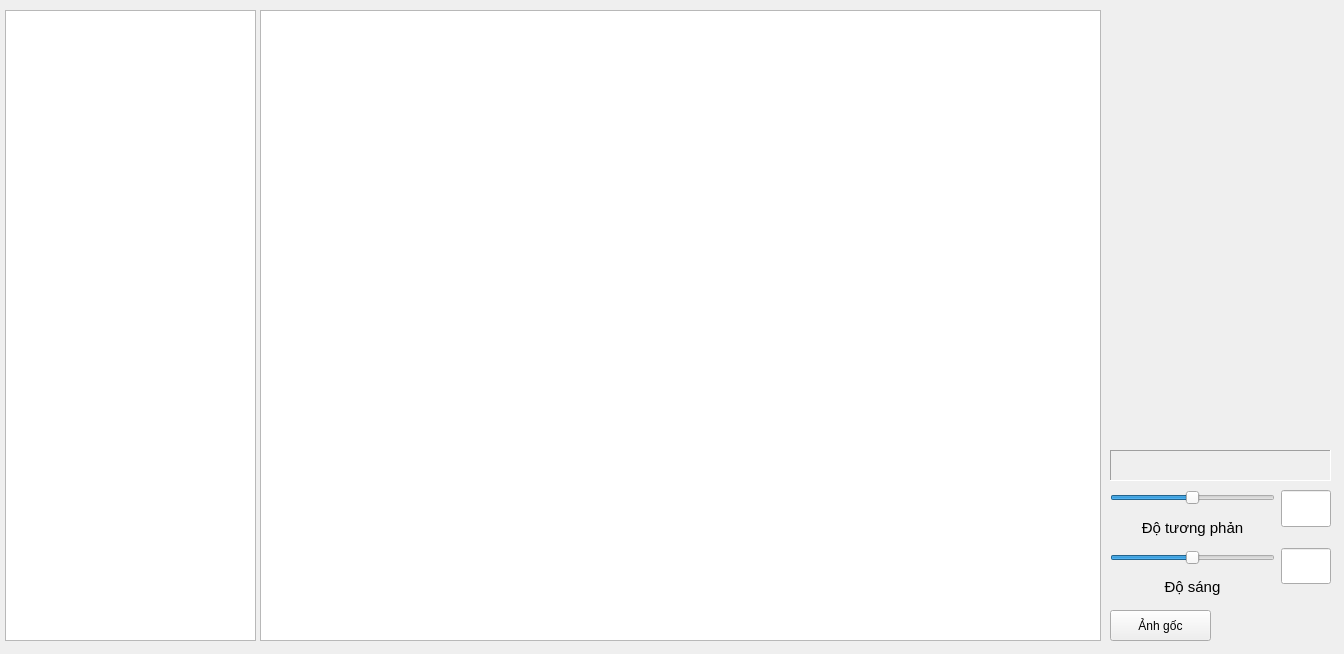
<?xml version="1.0" encoding="UTF-8"?>
<ui version="4.0">
 <class>Dialog</class>
 <widget class="QDialog" name="Dialog">
  <property name="geometry">
   <rect>
    <x>0</x>
    <y>0</y>
    <width>1344</width>
    <height>654</height>
   </rect>
  </property>
  <property name="windowTitle">
   <string>Chẩn đoán hình ảnh</string>
  </property>
  <widget class="QLabel" name="name">
   <property name="geometry">
    <rect>
     <x>1110</x>
     <y>450</y>
     <width>221</width>
     <height>31</height>
    </rect>
   </property>
   <property name="font">
    <font>
     <pointsize>12</pointsize>
     <weight>75</weight>
     <bold>true</bold>
    </font>
   </property>
   <property name="styleSheet">
    <string notr="true"/>
   </property>
   <property name="frameShape">
    <enum>QFrame::Panel</enum>
   </property>
   <property name="frameShadow">
    <enum>QFrame::Sunken</enum>
   </property>
   <property name="text">
    <string/>
   </property>
   <property name="alignment">
    <set>Qt::AlignCenter</set>
   </property>
  </widget>
  <widget class="QPushButton" name="forward">
   <property name="geometry">
    <rect>
     <x>1056</x>
     <y>289</y>
     <width>61</width>
     <height>71</height>
    </rect>
   </property>
   <property name="styleSheet">
    <string notr="true">#forward{
background-color:transparent;
border-image:url(:/img/icons8-forward.png);
background:none;
border:none;
background-repeat:none;
}
#forward:pressed{
border-image:url(:/img/icons8-forward2.png);
}</string>
   </property>
   <property name="text">
    <string/>
   </property>
   <property name="shortcut">
    <string>Right</string>
   </property>
  </widget>
  <widget class="QPushButton" name="backward">
   <property name="geometry">
    <rect>
     <x>244</x>
     <y>291</y>
     <width>61</width>
     <height>71</height>
    </rect>
   </property>
   <property name="styleSheet">
    <string notr="true">#backward{
background-color:transparent;
border-image:url(:/img/icons8-back-50.png);
background:none;
border:none;
background-repeat:none;
}
#backward:pressed{
border-image:url(:/img/icons8-back.png);
}</string>
   </property>
   <property name="text">
    <string/>
   </property>
   <property name="shortcut">
    <string>Left</string>
   </property>
  </widget>
  <widget class="QListWidget" name="listWidget">
   <property name="geometry">
    <rect>
     <x>5</x>
     <y>10</y>
     <width>251</width>
     <height>631</height>
    </rect>
   </property>
   <property name="viewMode">
    <enum>QListView::IconMode</enum>
   </property>
  </widget>
  <widget class="QZoom" name="graphicsView">
   <property name="geometry">
    <rect>
     <x>260</x>
     <y>10</y>
     <width>841</width>
     <height>631</height>
    </rect>
   </property>
   <property name="sizeAdjustPolicy">
    <enum>QAbstractScrollArea::AdjustToContents</enum>
   </property>
  </widget>
  <widget class="QPushButton" name="first_img">
   <property name="geometry">
    <rect>
     <x>1110</x>
     <y>610</y>
     <width>101</width>
     <height>31</height>
    </rect>
   </property>
   <property name="text">
    <string>Ảnh gốc</string>
   </property>
  </widget>
  <widget class="QWidget" name="layoutWidget">
   <property name="geometry">
    <rect>
     <x>1110</x>
     <y>490</y>
     <width>221</width>
     <height>113</height>
    </rect>
   </property>
   <layout class="QHBoxLayout" name="horizontalLayout">
    <item>
     <layout class="QVBoxLayout" name="verticalLayout">
      <item>
       <widget class="QSlider" name="contrast">
        <property name="sizePolicy">
         <sizepolicy hsizetype="Expanding" vsizetype="Fixed">
          <horstretch>0</horstretch>
          <verstretch>0</verstretch>
         </sizepolicy>
        </property>
        <property name="minimum">
         <number>-127</number>
        </property>
        <property name="maximum">
         <number>127</number>
        </property>
        <property name="singleStep">
         <number>1</number>
        </property>
        <property name="pageStep">
         <number>1</number>
        </property>
        <property name="value">
         <number>0</number>
        </property>
        <property name="orientation">
         <enum>Qt::Horizontal</enum>
        </property>
        <property name="tickPosition">
         <enum>QSlider::NoTicks</enum>
        </property>
       </widget>
      </item>
      <item>
       <widget class="QLabel" name="label_2">
        <property name="font">
         <font>
          <pointsize>11</pointsize>
         </font>
        </property>
        <property name="text">
         <string>Độ tương phản</string>
        </property>
        <property name="alignment">
         <set>Qt::AlignCenter</set>
        </property>
       </widget>
      </item>
      <item>
       <widget class="QSlider" name="brightness">
        <property name="minimum">
         <number>-255</number>
        </property>
        <property name="maximum">
         <number>255</number>
        </property>
        <property name="pageStep">
         <number>1</number>
        </property>
        <property name="value">
         <number>0</number>
        </property>
        <property name="sliderPosition">
         <number>0</number>
        </property>
        <property name="orientation">
         <enum>Qt::Horizontal</enum>
        </property>
        <property name="tickPosition">
         <enum>QSlider::NoTicks</enum>
        </property>
        <property name="tickInterval">
         <number>1</number>
        </property>
       </widget>
      </item>
      <item>
       <widget class="QLabel" name="label_3">
        <property name="font">
         <font>
          <pointsize>11</pointsize>
         </font>
        </property>
        <property name="text">
         <string>Độ sáng</string>
        </property>
        <property name="alignment">
         <set>Qt::AlignCenter</set>
        </property>
       </widget>
      </item>
     </layout>
    </item>
    <item>
     <layout class="QVBoxLayout" name="verticalLayout_2" stretch="5,5">
      <property name="spacing">
       <number>21</number>
      </property>
      <property name="bottomMargin">
       <number>19</number>
      </property>
      <item>
       <widget class="QLineEdit" name="ctr_num">
        <property name="sizePolicy">
         <sizepolicy hsizetype="Ignored" vsizetype="Minimum">
          <horstretch>0</horstretch>
          <verstretch>0</verstretch>
         </sizepolicy>
        </property>
        <property name="maximumSize">
         <size>
          <width>50</width>
          <height>16777215</height>
         </size>
        </property>
        <property name="font">
         <font>
          <pointsize>14</pointsize>
         </font>
        </property>
        <property name="readOnly">
         <bool>true</bool>
        </property>
       </widget>
      </item>
      <item>
       <widget class="QLineEdit" name="brn_num">
        <property name="sizePolicy">
         <sizepolicy hsizetype="Preferred" vsizetype="Preferred">
          <horstretch>0</horstretch>
          <verstretch>0</verstretch>
         </sizepolicy>
        </property>
        <property name="maximumSize">
         <size>
          <width>50</width>
          <height>16777215</height>
         </size>
        </property>
        <property name="font">
         <font>
          <pointsize>14</pointsize>
         </font>
        </property>
        <property name="readOnly">
         <bool>true</bool>
        </property>
       </widget>
      </item>
     </layout>
    </item>
   </layout>
  </widget>
  <zorder>layoutWidget</zorder>
  <zorder>graphicsView</zorder>
  <zorder>name</zorder>
  <zorder>listWidget</zorder>
  <zorder>first_img</zorder>
  <zorder>forward</zorder>
  <zorder>backward</zorder>
 </widget>
 <customwidgets>
  <customwidget>
   <class>QZoom</class>
   <extends>QGraphicsView</extends>
   <header>qzoom.h</header>
  </customwidget>
 </customwidgets>
 <resources/>
 <connections/>
</ui>
